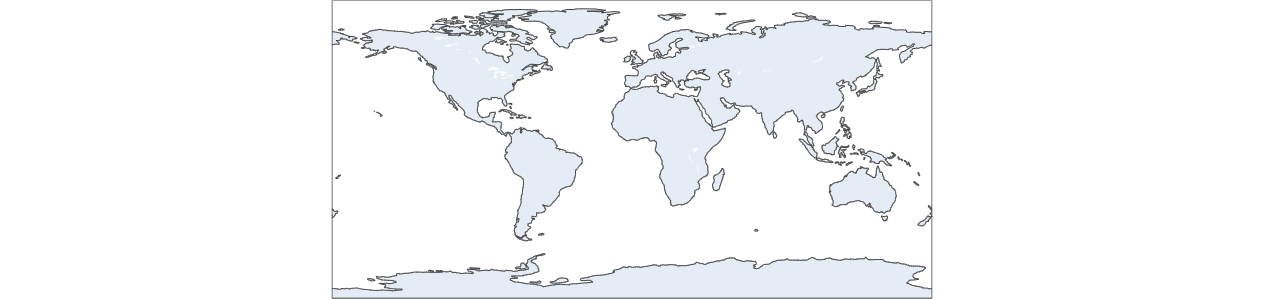

Write the Python code that produced this figure.
import plotly.graph_objects as go # chama o módulo como go para a biblioteca 

fig = go.Figure(go.Scattergeo()) # Cria a fígura e chama o modo geográfico
fig.update_layout(height=300, margin={"r":0,"t":0,"l":0,"b":0}) # configuração de altura e margem

fig.show() # Plota o gráfico
